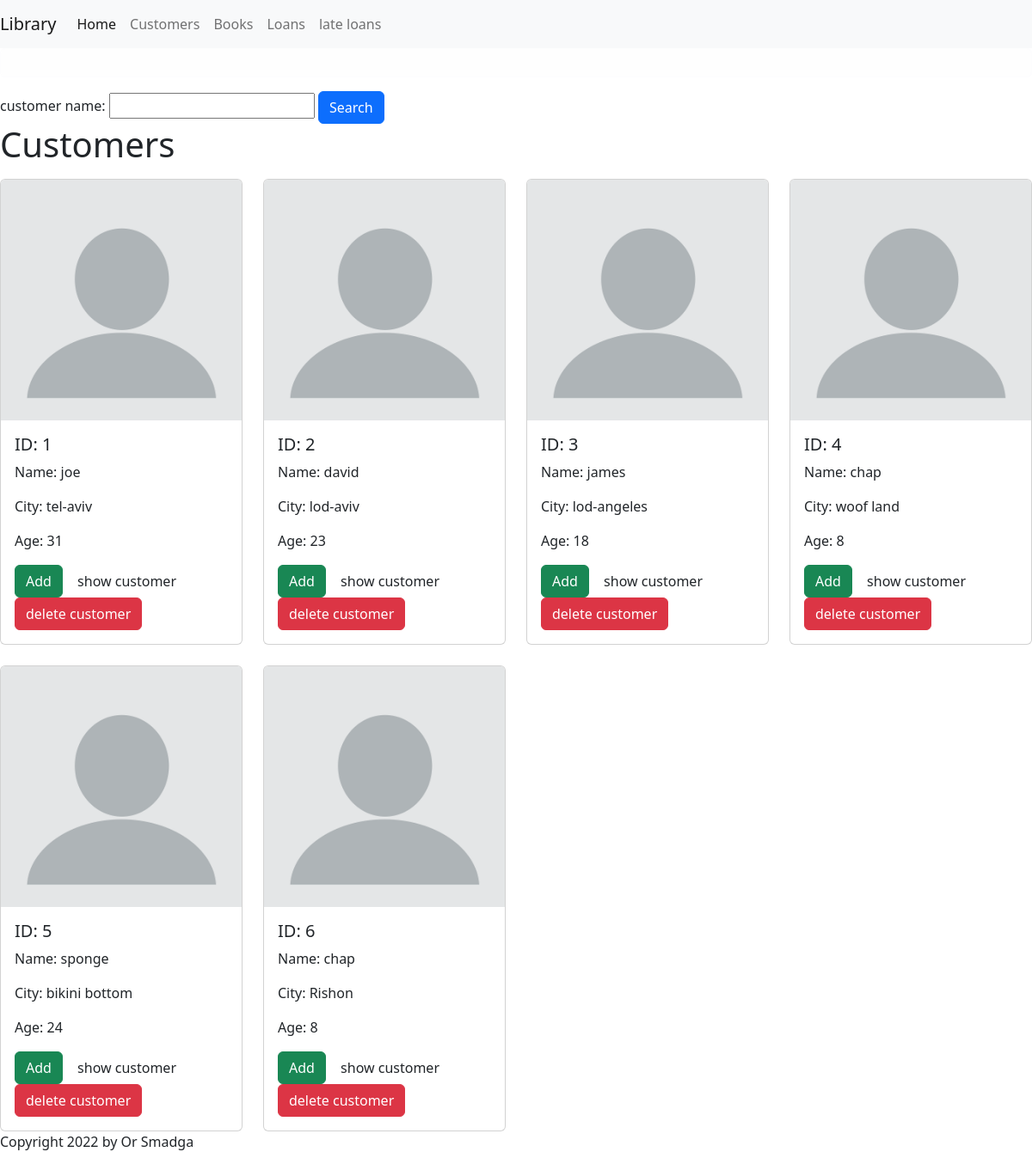
Screenshot of /all_customers/ with the database file from the repository.
### project/customers/models.py (models this page shows, shortened)
class Customers(db.Model):
    id = db.Column(db.Integer, primary_key=True)
    name = db.Column(db.String(120), nullable=False)
    city = db.Column(db.String(120), nullable=False)
    age = db.Column(db.Integer, nullable=False)
    is_active = db.Column(db.Boolean, unique=False, default=True)
    loans = db.relationship('Loans', backref='customers')

### project/customers/views.py (the view)
@customers.route("/all_customers/<ind>", methods = ['GET'])
@customers.route("/all_customers/" , methods = ['GET'])
def show_customers(ind =-1):
    customer_searched=Customers.query.get(int(ind))
    if int(ind) > -1 and customer_searched != None:
        return render_template ("customer.html",customer=customer_searched)
    return render_template ("customers.html", customers=Customers.query.filter_by(is_active = True))

### project/customers/templates/customers.html (shortened to what this page needs)
{% extends "layout.html" %}
{% block content %}
<form action="/search_customer/" method="post">
  <label for="name">customer name:</label>
  <input type="text" name="name" required="true">
  <input type="submit" class="btn btn-primary" value="Search">
</form>
<h1>Customers</h1>
<p class="important">
<div class="row row-cols-1 row-cols-md-4 g-4">
  {%- for customer in customers %}
  <div class="col">
    <div class="card">
      <img src="\static\customer.jpg" class="card-img-top">
      <div class="card-body">
        <h5 class="card-title">ID: {{ customer.id}}</h5>
        <p class="card-text">Name: {{ customer.name}}</p>
        <p class="card-text">City: {{ customer.city}}</p>
        <p class="card-text">Age: {{ customer.age}}</p>
        <a class="btn btn-success" href="/add_customer">Add</a>
        <a class="btn" href="/all_customers/{{customer.id}}">show customer</a>
        <a class="btn btn-danger" href="/delete_customer/{{customer.id}}">delete customer</a>
      </div>
    </div>
  </div>
  {% endfor %}
</div>
{% endblock %}

### rows the page displays
Customers: id "1", name "joe", city "tel-aviv", age "31"
Customers: id "2", name "david", city "lod-aviv", age "23"
Customers: id "3", name "james", city "lod-angeles", age "18"
Customers: id "4", name "chap", city "woof land", age "8"
Customers: id "5", name "sponge", city "bikini bottom", age "24"
Customers: id "6", name "chap", city "Rishon", age "8"
